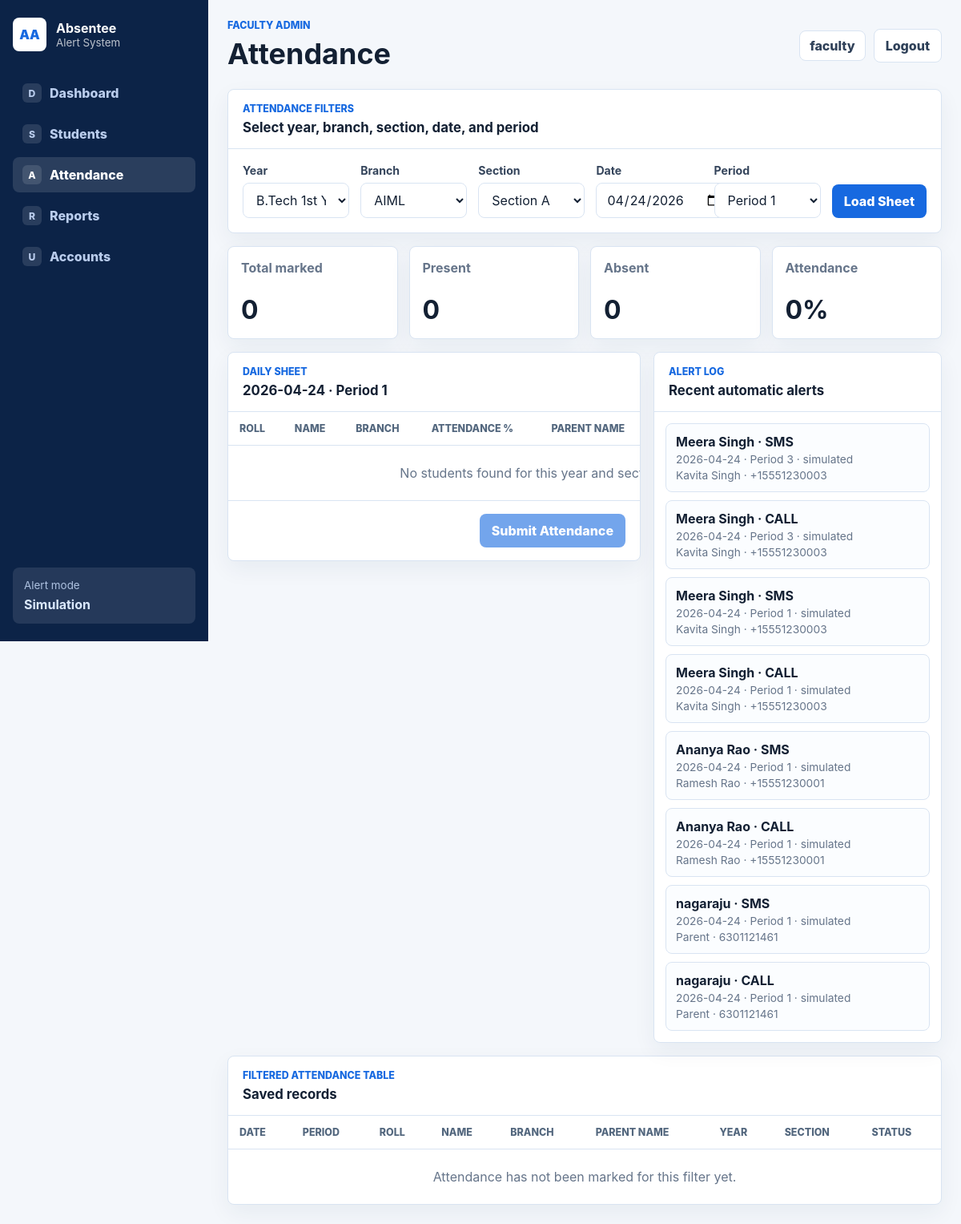
The app's page /attendance (signed in) with its own data.
### tables this page shows
CREATE TABLE users (
                id INTEGER PRIMARY KEY AUTOINCREMENT,
                username TEXT NOT NULL UNIQUE,
                password TEXT NOT NULL,
                role TEXT NOT NULL CHECK(role IN ('faculty', 'student')),
                student_id INTEGER UNIQUE,
                created_at TEXT NOT NULL DEFAULT CURRENT_TIMESTAMP,
                FOREIGN KEY(student_id) REFERENCES students(id) ON DELETE CASCADE
            );

CREATE TABLE alerts (
                id INTEGER PRIMARY KEY AUTOINCREMENT,
                student_id INTEGER NOT NULL,
                attendance_id INTEGER,
                date TEXT NOT NULL,
                period INTEGER NOT NULL,
                channel TEXT NOT NULL CHECK(channel IN ('sms', 'call')),
                status TEXT NOT NULL,
                message TEXT NOT NULL,
                provider_response TEXT,
                created_at TEXT NOT NULL DEFAULT CURRENT_TIMESTAMP,
                FOREIGN KEY(student_id) REFERENCES students(id) ON DELETE CASCADE,
                FOREIGN KEY(attendance_id) REFERENCES attendance(id) ON DELETE SET NULL
            );

CREATE TABLE students (
                id INTEGER PRIMARY KEY AUTOINCREMENT,
                name TEXT NOT NULL,
                roll TEXT NOT NULL UNIQUE,
                "class" INTEGER NOT NULL,
                section INTEGER NOT NULL,
                parent_phone TEXT NOT NULL,
                created_at TEXT NOT NULL DEFAULT CURRENT_TIMESTAMP, branch TEXT NOT NULL DEFAULT 'CSE', parent_name TEXT NOT NULL DEFAULT 'Parent',
                FOREIGN KEY("class") REFERENCES classes(id) ON DELETE RESTRICT,
                FOREIGN KEY(section) REFERENCES sections(id) ON DELETE RESTRICT
            );

### app.py (the view)
@app.route("/attendance")
@login_required("faculty")
def attendance():
    attendance_date = request.args.get("date", date.today().isoformat())
    if not valid_date(attendance_date):
        flash("Date must be valid.", "error")
        attendance_date = date.today().isoformat()
    period = request.args.get("period", default=1, type=int)
    if period not in PERIODS:
        period = 1
    with get_db() as conn:
        class_id, branch, section_id = selected_or_default(conn)
        classes = get_classes(conn)
        branches = get_branches(conn)
        sections = get_sections(conn, class_id)
        students_for_section = get_students(conn, class_id, section_id, branch) if class_id and section_id and branch else []
        attendance_map = (
            get_attendance_map(conn, class_id, section_id, attendance_date, period)
            if class_id and section_id
            else {}
        )
        table_rows = get_attendance_rows(conn, class_id, section_id, branch, attendance_date)
        summary = attendance_summary(conn, class_id, section_id, branch, attendance_date)
        alerts = get_recent_alerts(conn, 8)
    return render_template(
        "attendance.html",
        classes=classes,
        branches=branches,
        sections=sections,
        selected_class_id=class_id,
        selected_branch=branch,
        selected_section_id=section_id,
        selected_date=attendance_date,
        selected_period=period,
        periods=list(PERIODS),
        students=students_for_section,
        attendance_map=attendance_map,
        table_rows=table_rows,
        summary=summary,
        alerts=alerts,
    )

### app.py (called while the page is built, shortened)
def get_db() -> sqlite3.Connection:
    conn = sqlite3.connect(DB_PATH)
    conn.row_factory = sqlite3.Row
    conn.execute("PRAGMA foreign_keys = ON")
    return conn

def rows_to_dicts(rows: list[sqlite3.Row]) -> list[dict[str, Any]]:
    return [dict(row) for row in rows]

def current_user() -> dict[str, Any] | None:
    user_id = session.get("user_id")
    if not user_id:
        return None
    with get_db() as conn:
        user = conn.execute(
            "SELECT id, username, role, student_id FROM users WHERE id = ?",
            (user_id,),
        ).fetchone()
    if not user:
        session.clear()
        return None
    return dict(user)

def login_required(role: str | None = None):
    def decorator(view):
        @wraps(view)
        def wrapped(*args, **kwargs):
            user = current_user()
            if not user:
                flash("Please log in to continue.", "error")
                return redirect(url_for("login", role=role or "faculty"))
            if role and user["role"] != role:
                flash("You do not have access to that page.", "error")
                return redirect(url_for("home"))
            return view(*args, **kwargs)
        return wrapped
    return decorator

def valid_date(value: str) -> bool:
    try:
        date.fromisoformat(value)
        return True
    except ValueError:
        return False

def get_classes(conn: sqlite3.Connection) -> list[dict[str, Any]]:
    return rows_to_dicts(
        conn.execute("SELECT id, name, year FROM classes ORDER BY year").fetchall()
    )

def get_sections(conn: sqlite3.Connection, class_id: int | None = None) -> list[dict[str, Any]]:
    if class_id:
        rows = conn.execute(
            """
            SELECT sec.id, sec.class_id, sec.section_name, cls.name AS class_name, cls.year
            FROM sections sec
            JOIN classes cls ON cls.id = sec.class_id
            WHERE sec.class_id = ?
            ORDER BY sec.section_name
            """,
            (class_id,),
        ).fetchall()
    return rows_to_dicts(rows)

def get_branches(conn: sqlite3.Connection) -> list[dict[str, Any]]:
    return rows_to_dicts(
        conn.execute("SELECT id, branch_name FROM branches ORDER BY branch_name").fetchall()
    )

def branch_names(conn: sqlite3.Connection) -> set[str]:
    return {row["branch_name"] for row in conn.execute("SELECT branch_name FROM branches").fetchall()}

def alert_mode() -> str:
    return "Live Twilio" if twilio_ready() else "Simulation"

### templates/attendance.html (shortened to what this page needs)
<!doctype html>
<html lang="en">
  <head>
    <link rel="stylesheet" href="{{ url_for('static', filename='style.css') }}">
  </head>
  <body>
    <div class="app-shell">
      <aside class="sidebar">
        <a class="brand-lockup compact" href="{{ url_for('faculty_dashboard') }}">
          <span class="brand-mark">AA</span>
          <span>
            <strong>Absentee</strong>
            <small>Alert System</small>
          </span>
        </a>
        <nav class="sidebar-nav">
          <a href="{{ url_for('faculty_dashboard') }}"><span class="nav-icon">D</span>Dashboard</a>
          <a href="{{ url_for('students') }}"><span class="nav-icon">S</span>Students</a>
          <a class="active" href="{{ url_for('attendance') }}"><span class="nav-icon">A</span>Attendance</a>
          <a href="{{ url_for('reports') }}"><span class="nav-icon">R</span>Reports</a>
          <a href="{{ url_for('accounts') }}"><span class="nav-icon">U</span>Accounts</a>
        </nav>
        <div class="mode-card">
          <span>Alert mode</span>
          <strong>{{ alert_mode }}</strong>
        </div>
      </aside>
      <main class="main-content">
        <header class="topbar">
          <div>
            <p class="eyebrow">Faculty Admin</p>
            <h1>Attendance</h1>
          </div>
          <div class="topbar-actions">
            <span class="user-chip">{{ current_user.username }}</span>
            <a class="btn ghost" href="{{ url_for('logout') }}">Logout</a>
          </div>
        </header>
        <section class="panel">
          <div class="panel-title">
            <div>
              <p>Attendance filters</p>
              <h2>Select year, branch, section, date, and period</h2>
            </div>
          </div>
          <form class="filter-grid" method="get">
            <label>
              <span>Year</span>
              <select name="class_id">
                {% for cls in classes %}
                  <option value="{{ cls.id }}" {% if selected_class_id == cls.id %}selected{% endif %}>{{ cls.name }}</option>
                {% endfor %}
              </select>
            </label>
            <label>
              <span>Branch</span>
              <select name="branch">
                {% for branch in branches %}
                  <option value="{{ branch.branch_name }}" {% if selected_branch == branch.branch_name %}selected{% endif %}>{{ branch.branch_name }}</option>
                {% endfor %}
              </select>
            </label>
            <label>
              <span>Section</span>
              <select name="section_id">
                {% for section in sections %}
                  <option value="{{ section.id }}" {% if selected_section_id == section.id %}selected{% endif %}>Section {{ section.section_name }}</option>
                {% endfor %}
              </select>
            </label>
            <label>
              <span>Date</span>
              <input type="date" name="date" value="{{ selected_date }}">
            </label>
            <label>
              <span>Period</span>
              <select name="period">
                {% for period in periods %}
                  <option value="{{ period }}" {% if selected_period == period %}selected{% endif %}>Period {{ period }}</option>
                {% endfor %}
              </select>
            </label>
            <button class="btn primary" type="submit">Load Sheet</button>
          </form>
        </section>
        <section class="metric-grid compact-grid">
          <article class="metric-card">
            <span>Total marked</span>
            <strong>{{ summary.total }}</strong>
          </article>
          <article class="metric-card">
            <span>Present</span>
            <strong>{{ summary.present }}</strong>
          </article>
          <article class="metric-card">
            <span>Absent</span>
            <strong>{{ summary.absent }}</strong>
          </article>
          <article class="metric-card">
            <span>Attendance</span>
            <strong>{{ summary.percentage }}%</strong>
          </article>
        </section>
        <section class="two-column align-start">
          <article class="panel">
            <div class="panel-title">
              <div>
                <p>Daily sheet</p>
                <h2>{{ selected_date }} · Period {{ selected_period }}</h2>
              </div>
            </div>
            <form method="post" action="{{ url_for('mark_attendance') }}">
              <div class="table-wrap">
                <table>
                  <thead>
                    <tr>
                      <th>Roll</th>
                      <th>Name</th>
                      <th>Branch</th>
                      <th>Attendance %</th>
                      <th>Parent Name</th>
                    </tr>
                  </thead>
                  <tbody>
                    {% for student in students %}
                      {% set status = attendance_map.get(student.id, "Present") %}
                      <tr>
                        <td>{{ student.roll }}</td>
                        <td>{{ student.name }}</td>
                        <td>{{ student.branch }}</td>
                        <td><strong>{{ student.attendance_percentage }}%</strong></td>
                        <td>{{ student.parent_name }}</td>
                        <td>{{ student.parent_phone }}</td>
                        <td>
                          <div class="radio-pair">
                            <label>
                              <input type="radio" name="status_{{ student.id }}" value="Present" {% if status == "Present" %}checked{% endif %}>
                              <span>Present</span>
                            </label>
                            <label>
                              <input type="radio" name="status_{{ student.id }}" value="Absent" {% if status == "Absent" %}checked{% endif %}>
                              <span>Absent</span>
                            </label>
                          </div>
                        </td>
                      </tr>
                    {% else %}
                      <tr><td colspan="7" class="empty-cell">No students found for this year and section.</td></tr>
                    {% endfor %}
                  </tbody>
                </table>
              </div>
              <div class="panel-actions">
                <button class="btn primary" type="submit" {% if not students %}disabled{% endif %}>Submit Attendance</button>
              </div>
            </form>
          </article>
          <aside class="panel">
            <div class="panel-title">
              <div>
                <p>Alert log</p>
                <h2>Recent automatic alerts</h2>
              </div>
            </div>
            {% if alerts %}
              <div class="activity-list">
                {% for alert in alerts %}
                  <div class="activity-item">
                    <strong>{{ alert.name }} · {{ alert.channel|upper }}</strong>
                    <span>{{ alert.date }} · Period {{ alert.period }} · {{ alert.status }}</span>
                    <small>{{ alert.parent_name }} · {{ alert.parent_phone }}</small>
                  </div>
                {% endfor %}
              </div>
            {% else %}
              <div class="empty-state">No absence alerts have been logged yet.</div>
            {% endif %}
          </aside>
        </section>
        <section class="panel">
          <div class="panel-title">
            <div>
              <p>Filtered attendance table</p>
              <h2>Saved records</h2>
            </div>
          </div>
          <div class="table-wrap">
            <table>
              <thead>
                <tr>
                  <th>Date</th>
                  <th>Period</th>
                    <th>Roll</th>
                    <th>Name</th>
                    <th>Branch</th>
                    <th>Parent Name</th>
                    <th>Year</th>
                    <th>Section</th>
                    <th>Status</th>
                </tr>
              </thead>
              <tbody>
                {% for row in table_rows %}
                  <tr>
                    <td>{{ row.date }}</td>
                    <td>{{ row.period }}</td>
                    <td>{{ row.roll }}</td>
                    <td>{{ row.name }}</td>
                    <td>{{ row.branch }}</td>
                    <td>{{ row.parent_name }}</td>
                    <td>{{ row.class_name }}</td>
                    <td>{{ row.section_name }}</td>
                    <td><span class="status {{ row.status|lower }}">{{ row.status }}</span></td>
                  </tr>
                {% else %}
                  <tr><td colspan="9" class="empty-cell">Attendance has not been marked for this filter yet.</td></tr>
                {% endfor %}
              </tbody>
            </table>
          </div>
        </section>
      </main>
    </div>
  </body>
</html>

### records on screen
users: username "faculty"
alerts: name "Meera Singh", channel "SMS", date "2026-04-24", period "3", status "simulated", parent_name "Kavita Singh", parent_phone "+15551230003"
alerts: name "Meera Singh", channel "CALL", date "2026-04-24", period "3", status "simulated", parent_name "Kavita Singh", parent_phone "+15551230003"
alerts: name "Meera Singh", channel "SMS", date "2026-04-24", period "1", status "simulated", parent_name "Kavita Singh", parent_phone "+15551230003"
alerts: name "Meera Singh", channel "CALL", date "2026-04-24", period "1", status "simulated", parent_name "Kavita Singh", parent_phone "+15551230003"
alerts: name "Ananya Rao", channel "SMS", date "2026-04-24", period "1", status "simulated", parent_name "Ramesh Rao", parent_phone "+15551230001"
alerts: name "Ananya Rao", channel "CALL", date "2026-04-24", period "1", status "simulated", parent_name "Ramesh Rao", parent_phone "+15551230001"
alerts: name "nagaraju", channel "SMS", date "2026-04-24", period "1", status "simulated", parent_name "Parent", parent_phone "6301121461"
alerts: name "nagaraju", channel "CALL", date "2026-04-24", period "1", status "simulated", parent_name "Parent", parent_phone "6301121461"

### other values on screen
{{ alert_mode }} "Simulation"
{{ summary.total }} "0"
{{ summary.present }} "0"
{{ summary.absent }} "0"
{{ summary.percentage }} "0"
{{ selected_date }} "2026-04-24"
{{ selected_period }} "1"
form field class_id "B.Tech 1st Year"
form field branch "AIML"
